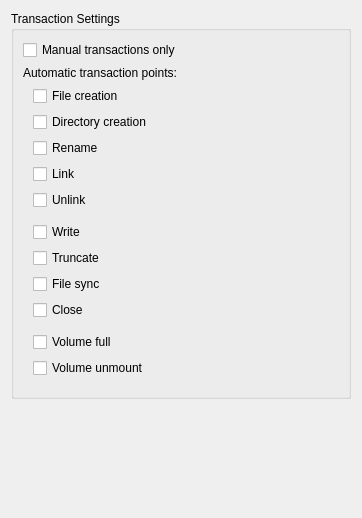
          <widget class="QWidget" name="scrollAreaWidgetContents_5">
           <property name="geometry">
            <rect>
             <x>0</x>
             <y>0</y>
             <width>362</width>
             <height>518</height>
            </rect>
           </property>
           <layout class="QVBoxLayout" name="verticalLayout_29">
            <item>
             <widget class="QGroupBox" name="gbTransactionPts">
              <property name="title">
               <string>Transaction Settings</string>
              </property>
              <layout class="QVBoxLayout" name="verticalLayout_30">
               <item>
                <layout class="QHBoxLayout" name="hlayTransactManual">
                 <item>
                  <widget class="QCheckBox" name="cbTransactManual">
                   <property name="text">
                    <string>Manual transactions only</string>
                   </property>
                  </widget>
                 </item>
                 <item>
                  <widget class="WarningBtn" name="wbtnTransactManual" native="true">
                   <property name="sizePolicy">
                    <sizepolicy hsizetype="Fixed" vsizetype="Ignored">
                     <horstretch>0</horstretch>
                     <verstretch>0</verstretch>
                    </sizepolicy>
                   </property>
                   <property name="minimumSize">
                    <size>
                     <width>18</width>
                     <height>0</height>
                    </size>
                   </property>
                   <property name="maximumSize">
                    <size>
                     <width>18</width>
                     <height>16777215</height>
                    </size>
                   </property>
                  </widget>
                 </item>
                </layout>
               </item>
               <item>
                <widget class="QLabel" name="label_43">
                 <property name="text">
                  <string>Automatic transaction points:</string>
                 </property>
                </widget>
               </item>
               <item>
                <widget class="QFrame" name="frameAutomaticTransactions">
                 <layout class="QVBoxLayout" name="vlayTransactionPtsAuto">
                  <property name="leftMargin">
                   <number>10</number>
                  </property>
                  <property name="topMargin">
                   <number>0</number>
                  </property>
                  <item>
                   <widget class="QCheckBox" name="cbTransactFileCreate">
                    <property name="text">
                     <string>File creation</string>
                    </property>
                   </widget>
                  </item>
                  <item>
                   <widget class="QCheckBox" name="cbTransactDirCreate">
                    <property name="text">
                     <string>Directory creation</string>
                    </property>
                   </widget>
                  </item>
                  <item>
                   <widget class="QCheckBox" name="cbTransactRename">
                    <property name="text">
                     <string>Rename</string>
                    </property>
                   </widget>
                  </item>
                  <item>
                   <widget class="QCheckBox" name="cbTransactLink">
                    <property name="text">
                     <string>Link</string>
                    </property>
                   </widget>
                  </item>
                  <item>
                   <widget class="QCheckBox" name="cbTransactUnlink">
                    <property name="text">
                     <string>Unlink</string>
                    </property>
                   </widget>
                  </item>
                  <item>
                   <spacer name="verticalSpacer_9">
                    <property name="orientation">
                     <enum>Qt::Vertical</enum>
                    </property>
                    <property name="sizeType">
                     <enum>QSizePolicy::Fixed</enum>
                    </property>
                    <property name="sizeHint" stdset="0">
                     <size>
                      <width>20</width>
                      <height>6</height>
                     </size>
                    </property>
                   </spacer>
                  </item>
                  <item>
                   <widget class="QCheckBox" name="cbTransactWrite">
                    <property name="text">
                     <string>Write</string>
                    </property>
                   </widget>
                  </item>
                  <item>
                   <widget class="QCheckBox" name="cbTransactTruncate">
                    <property name="text">
                     <string>Truncate</string>
                    </property>
                   </widget>
                  </item>
                  <item>
                   <widget class="QCheckBox" name="cbTransactFSync">
                    <property name="text">
                     <string>File sync</string>
                    </property>
                   </widget>
                  </item>
                  <item>
                   <widget class="QCheckBox" name="cbTransactClose">
                    <property name="text">
                     <string>Close</string>
                    </property>
                   </widget>
                  </item>
                  <item>
                   <spacer name="verticalSpacer_7">
                    <property name="orientation">
                     <enum>Qt::Vertical</enum>
                    </property>
                    <property name="sizeType">
                     <enum>QSizePolicy::Fixed</enum>
                    </property>
                    <property name="sizeHint" stdset="0">
                     <size>
                      <width>20</width>
                      <height>6</height>
                     </size>
                    </property>
                   </spacer>
                  </item>
                  <item>
                   <layout class="QHBoxLayout" name="hlayTransactVolFull">
                    <item>
                     <widget class="QCheckBox" name="cbTransactVolFull">
                      <property name="text">
                       <string>Volume full</string>
                      </property>
                     </widget>
                    </item>
                    <item>
                     <widget class="WarningBtn" name="wbtnTransactVolFull" native="true">
                      <property name="sizePolicy">
                       <sizepolicy hsizetype="Fixed" vsizetype="Ignored">
                        <horstretch>0</horstretch>
                        <verstretch>0</verstretch>
                       </sizepolicy>
                      </property>
                      <property name="minimumSize">
                       <size>
                        <width>18</width>
                        <height>0</height>
                       </size>
                      </property>
                      <property name="maximumSize">
                       <size>
                        <width>18</width>
                        <height>16777215</height>
                       </size>
                      </property>
                     </widget>
                    </item>
                   </layout>
                  </item>
                  <item>
                   <widget class="QCheckBox" name="cbTransactVolUnmount">
                    <property name="text">
                     <string>Volume unmount</string>
                    </property>
                   </widget>
                  </item>
                 </layout>
                </widget>
               </item>
              </layout>
             </widget>
            </item>
            <item>
             <spacer name="verticalSpacer_6">
              <property name="orientation">
               <enum>Qt::Vertical</enum>
              </property>
              <property name="sizeHint" stdset="0">
               <size>
                <width>20</width>
                <height>40</height>
               </size>
              </property>
             </spacer>
            </item>
           </layout>
          </widget>
